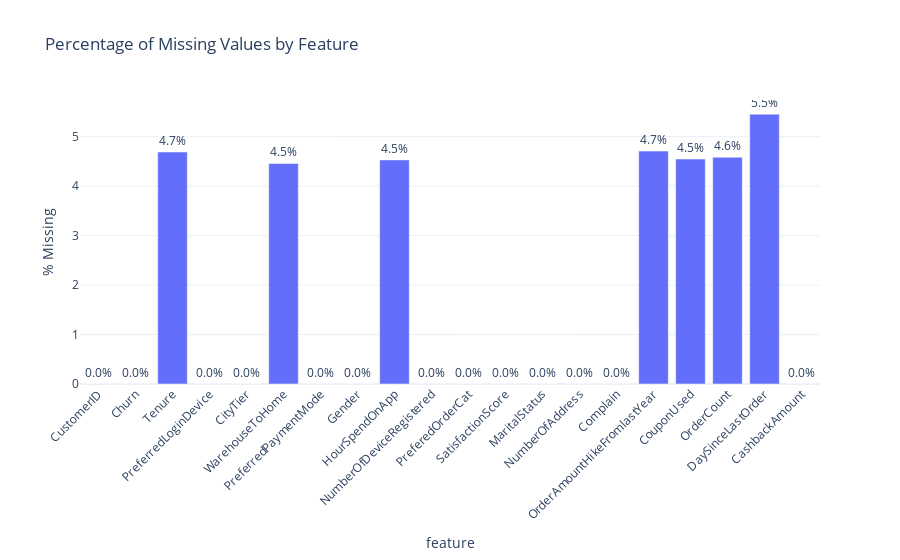

The notebook cell saved with this chart:
### Markdown cell above
# Missing Values Overview

Check how many missing values we have in each column.

### Code cell
# 1. Compute missing counts and percentages
missing = df.isna().sum().reset_index()
missing.columns = ['feature', 'n_missing']
missing['pct_missing'] = missing['n_missing'] / len(df) * 100

# 2. Show the table inline (plain DataFrame)
print(missing.to_string(index=False))

# 3. Create an interactive bar chart for missingness
fig = px.bar(
    missing,
    x='feature',
    y='pct_missing',
    text=missing['pct_missing'].round(1).astype(str) + '%',
    title='Percentage of Missing Values by Feature',
    template='plotly_white'
)
fig.update_layout(xaxis_tickangle=-45, yaxis_title='% Missing')
fig.update_traces(textposition='outside')

# 4. Save and show
fig.write_html(str(output_dir / 'missing_values_overview.html'))
fig.show()

### Figure 1 — Plotly figure (JSON) as saved in the notebook; plotly's stock layout.template omitted (floating-point values rounded to 4 significant figures)
{"data": [{"hovertemplate": "feature=%{x}<br>pct_missing=%{y}<br>text=%{text}<extra></extra>", "legendgroup": "", "marker": {"color": "#636efa", "pattern": {"shape": ""}}, "name": "", "orientation": "v", "showlegend": false, "text": ["0.0%", "0.0%", "4.7%", "0.0%", "0.0%", "4.5%", "0.0%", "0.0%", "4.5%", "0.0%", "0.0%", "0.0%", "0.0%", "0.0%", "0.0%", "4.7%", "4.5%", "4.6%", "5.5%", "0.0%"], "textposition": "outside", "type": "bar", "x": ["CustomerID", "Churn", "Tenure", "PreferredLoginDevice", "CityTier", "WarehouseToHome", "PreferredPaymentMode", "Gender", "HourSpendOnApp", "NumberOfDeviceRegistered", "PreferedOrderCat", "SatisfactionScore", "MaritalStatus", "NumberOfAddress", "Complain", "OrderAmountHikeFromlastYear", "CouponUsed", "OrderCount", "DaySinceLastOrder", "CashbackAmount"], "xaxis": "x", "y": [0.0, 0.0, 4.689, 0.0, 0.0, 4.458, 0.0, 0.0, 4.529, 0.0, 0.0, 0.0, 0.0, 0.0, 0.0, 4.707, 4.547, 4.583, 5.453, 0.0], "yaxis": "y"}], "layout": {"barmode": "relative", "legend": {"tracegroupgap": 0}, "title": {"text": "Percentage of Missing Values by Feature"}, "xaxis": {"anchor": "y", "domain": [0, 1], "tickangle": -45, "title": {"text": "feature"}}, "yaxis": {"anchor": "x", "domain": [0, 1], "title": {"text": "% Missing"}}}}
